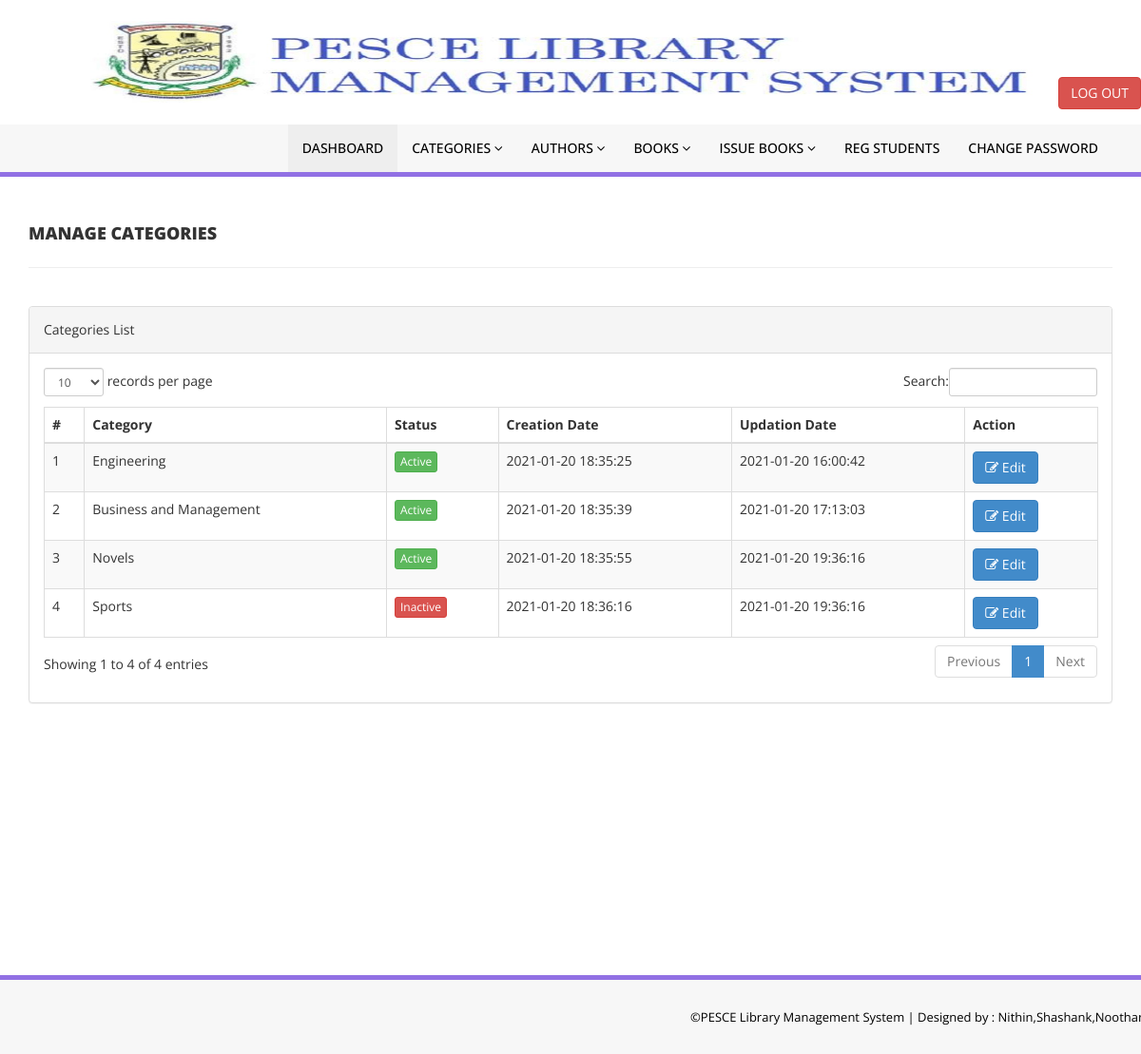
The app's page /admin/manage-categories.php (signed in) with its own data.
### tables this page shows
CREATE TABLE `tblcategory` (
  `id` int(11) NOT NULL,
  `CategoryName` varchar(150) DEFAULT NULL,
  `Status` int(1) DEFAULT NULL,
  `CreationDate` timestamp NULL DEFAULT current_timestamp(),
  `UpdationDate` timestamp NULL DEFAULT '0000-00-00 00:00:00' ON UPDATE current_timestamp()
);

### admin/manage-categories.php (the view, shortened to what this page needs)
<?php
include('includes/config.php');
if(strlen($_SESSION['alogin'])==0)
    {
header('location:index.php');
}
else{
    ?>
<!DOCTYPE html>
<html xmlns="http://www.w3.org/1999/xhtml">
<head>
    <link href="assets/css/bootstrap.css" rel="stylesheet" />
    <link href="assets/css/font-awesome.css" rel="stylesheet" />
    <link href="assets/js/dataTables/dataTables.bootstrap.css" rel="stylesheet" />
    <link href="assets/css/style.css" rel="stylesheet" />
</head>
<body>
<?php include('includes/header.php');?>
    <div class="content-wrapper">
         <div class="container">
        <div class="row pad-botm">
            <div class="col-md-12">
                <h4 class="header-line">Manage Categories</h4>
    </div>
     <div class="row">
</div>
        </div>
            <div class="row">
                <div class="col-md-12">
                    <div class="panel panel-default">
                        <div class="panel-heading">
                           Categories List
                        </div>
                        <div class="panel-body">
                            <div class="table-responsive">
                                <table class="table table-striped table-bordered table-hover" id="dataTables-example">
                                    <thead>
                                        <tr>
                                            <th>#</th>
                                            <th>Category</th>
                                            <th>Status</th>
                                            <th>Creation Date</th>
                                            <th>Updation Date</th>
                                            <th>Action</th>
                                        </tr>
                                    </thead>
                                    <tbody>
<?php $sql = "SELECT * from  tblcategory";
$query = $dbh -> prepare($sql);
$query->execute();
$results=$query->fetchAll(PDO::FETCH_OBJ);
$cnt=1;
if($query->rowCount() > 0)
{
foreach($results as $result)
{               ?>
                                        <tr class="odd gradeX">
                                            <td class="center"><?php echo htmlentities($cnt);?></td>
                                            <td class="center"><?php echo htmlentities($result->CategoryName);?></td>
                                            <td class="center"><?php if($result->Status==1) {?>
                                            <a href="#" class="btn btn-success btn-xs">Active</a>
                                            <?php } else {?>
                                            <a href="#" class="btn btn-danger btn-xs">Inactive</a>
                                            <?php } ?></td>
                                            <td class="center"><?php echo htmlentities($result->CreationDate);?></td>
                                            <td class="center"><?php echo htmlentities($result->UpdationDate);?></td>
                                            <td class="center">
                                            <a href="edit-category.php?catid=<?php echo htmlentities($result->id);?>"><button class="btn btn-primary"><i class="fa fa-edit "></i> Edit</button>
                                            </td>
                                        </tr>
 <?php $cnt=$cnt+1;}} ?>
                                    </tbody>
                                </table>
                            </div>
                        </div>
                    </div>
                </div>
            </div>
    </div>
    </div>
  <?php include('includes/footer.php');?>
</body>
</html>
<?php } ?>

### admin/assets/css/style.css (style rules this page uses)
.content-wrapper { margin-top: 40px; min-height:800px; padding-bottom:90px; }
.header-line { font-weight:900; padding-bottom:25px; border-bottom:1px solid #eeeeee; text-transform:uppercase; }
.pad-botm { padding-bottom:30px; }

### records on screen
tblcategory: CategoryName "Engineering", Status "Active", CreationDate "2021-01-20 18:35:25", UpdationDate "2021-01-20 16:00:42"
tblcategory: CategoryName "Business and Management", Status "Active", CreationDate "2021-01-20 18:35:39", UpdationDate "2021-01-20 17:13:03"
tblcategory: CategoryName "Novels", Status "Active", CreationDate "2021-01-20 18:35:55", UpdationDate "2021-01-20 19:36:16"
tblcategory: CategoryName "Sports", Status "Inactive", CreationDate "2021-01-20 18:36:16", UpdationDate "2021-01-20 19:36:16"
